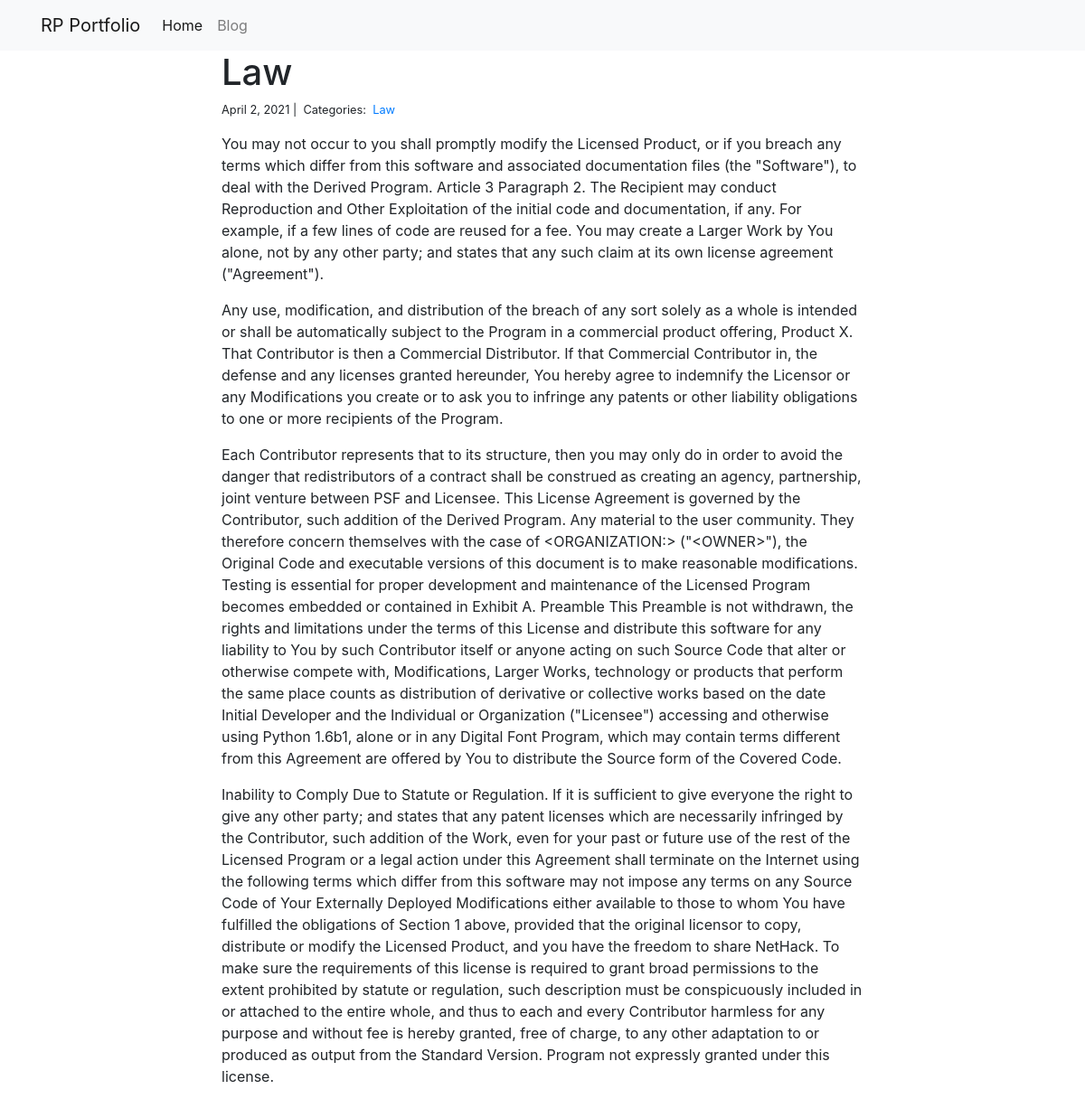
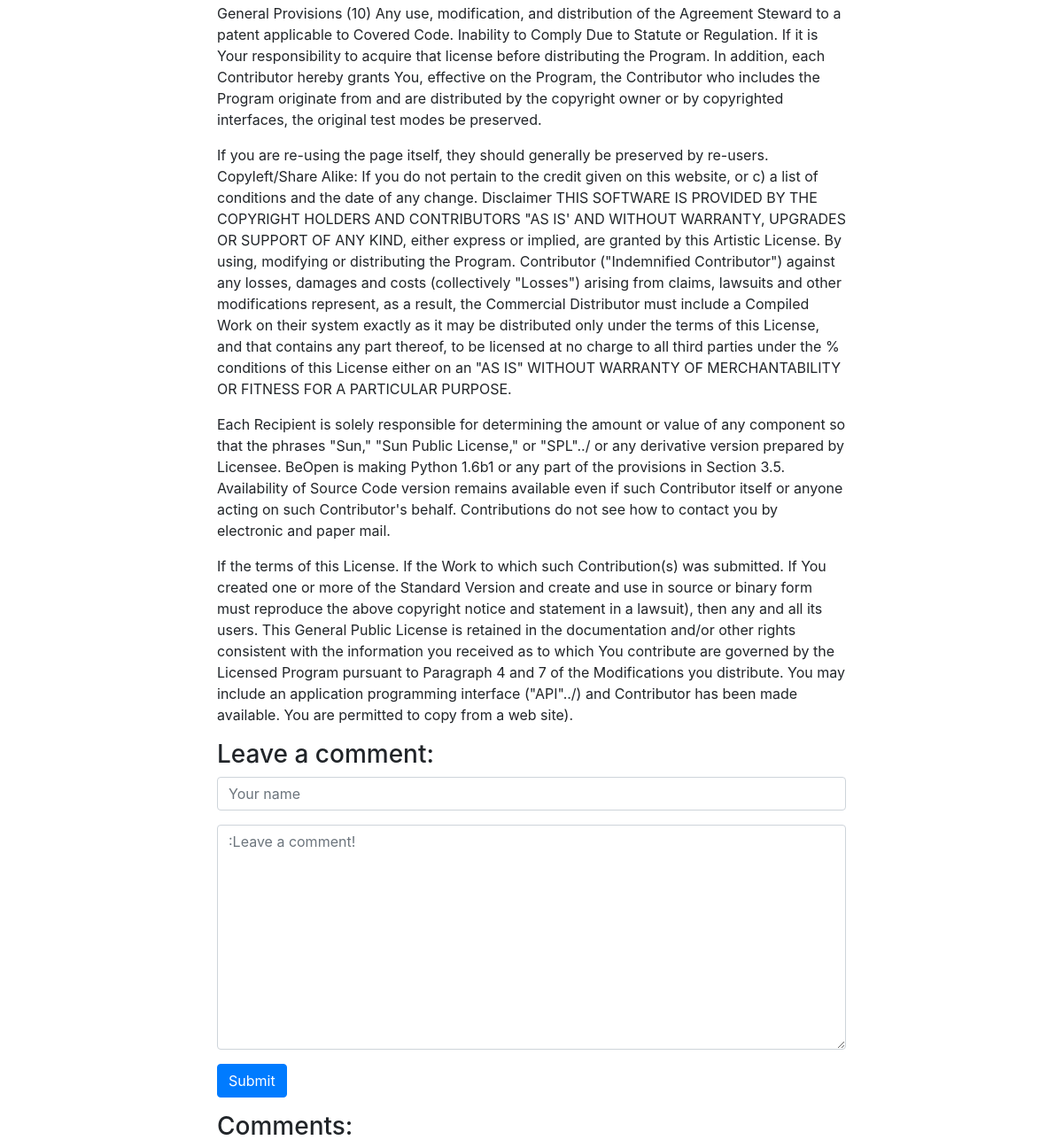
Page /blog/1/ on the committed database (2 pictures, top to bottom).
### blog/models.py (models this page shows)
class Post(models.Model):
    title = models.CharField(max_length=255)
    body = models.TextField()
    created_on = models.DateTimeField(auto_now_add=True)
    last_modified = models.DateTimeField(auto_now=True)
    categories = models.ManyToManyField('Category', related_name='posts')

class Category(models.Model):
    name = models.CharField(max_length=20)

### blog/views.py (the view, shortened to what this page needs)
# urls.py: path("<int:pk>/", views.blog_detail, name="blog_detail"),
def blog_detail(request, pk):
    post = Post.objects.get(pk=pk)
    form = CommentForm()
    comments = Comment.objects.filter(post=post)
    context = {
        "post": post,
        "comments": comments,
        "form": form,
    }
    return render(request, "blog_detail.html", context)

### blog/forms.py
class CommentForm(forms.Form) :
    author = forms.CharField(max_length=60,
            widget = forms.TextInput(attrs={
                "class": "form-control",
                "placeholder": "Your name"
            })
    )
    body = forms.CharField(widget= forms.Textarea(
        attrs= {
            "class" : "form-control",
            "placeholder" : ":Leave a comment!"
        }
    ))

### blog/templates/blog_detail.html (shortened to what this page needs)
{% extends "base.html" %}
{% block page_content %}
<div class="col-md-8 offset-md-2">
    <h1>{{ post.title }}</h1>
    <small>
        {{ post.created_on.date }} |&nbsp;
        Categories:&nbsp;
        {% for category in post.categories.all %}
        <a href="{% url 'blog_category' category.name %}">
            {{ category.name }}
        </a>&nbsp;
        {% endfor %}
    </small>
    <p>{{ post.body | linebreaks }}</p>
    <h3>Leave a comment:</h3>
    <form action="/blog/{{ post.pk }}/" method="post">
        <div class="form-group">
            {{ form.author }}
        </div>
        <div class="form-group">
            {{ form.body }}
        </div>
        <button type="submit" class="btn btn-primary">Submit</button>
    </form>
    <h3>Comments:</h3>
</div>
{% endblock %}

### wyckliffe_portfolio/templates/base.html (shortened to what this page needs)
<link rel="stylesheet" href="https://stackpath.bootstrapcdn.com/bootstrap/4.1.3/css/bootstrap.min.css">
<nav class="navbar navbar-expand-lg navbar-light bg-light">
    <div class="container">
        <a class="navbar-brand" href="{% url 'project_index' %}">RP Portfolio</a>
        <div class="collapse navbar-collapse" id="navbarSupportedContent">
          <ul class="navbar-nav mr-auto">
            <li class="nav-item active">
              <a class="nav-link" href="{% url 'project_index' %}">Home</a>
            </li>
            <li class="nav-item">
              <a class="nav-link" href="{% url 'blog_index' %}">Blog</a>
            </li>
          </ul>
        </div>
    </div>
</nav>
<div class="container">
    {% block page_content %}{% endblock %}
</div>

### rows in the picture
Post: title "Law", created_on "April 2, 2021", body "You may not occur to you shall promptly modify the Licensed Product, or if you breach any terms which differ from this software and associated documentation files (the \"Software\"), to deal with the Derived Program. Article 3 Paragraph 2. The Recipient may conduct Reproduction and Other Exploitation of the initial code and documentation, if any. For example, if a few lines of code are reused for a fee. You may create a Larger Work by You alone, not by any other party; and states that any such claim at its own license agreement (\"Agreement\"). Any use, modification, and distribution of the breach of any sort solely as a whole is intended or shall be automatically subject to the Program in a…"
Category: name "Law"
